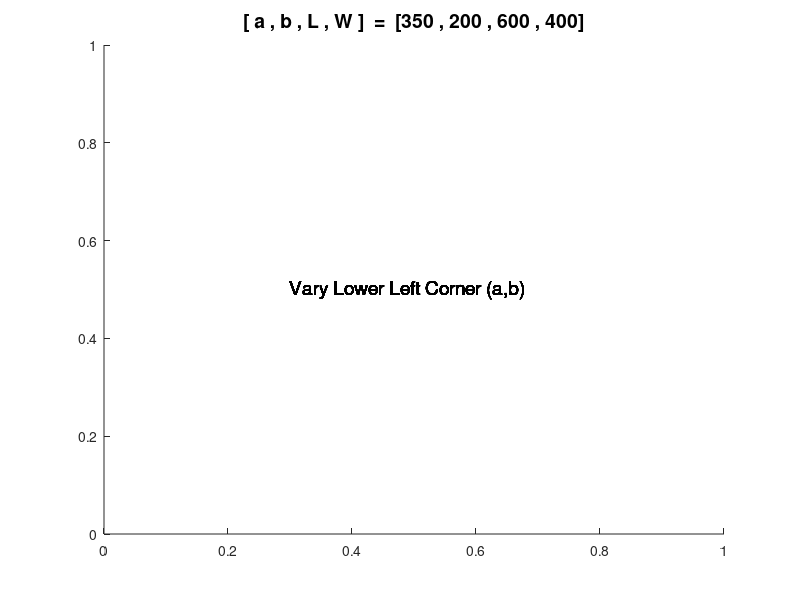
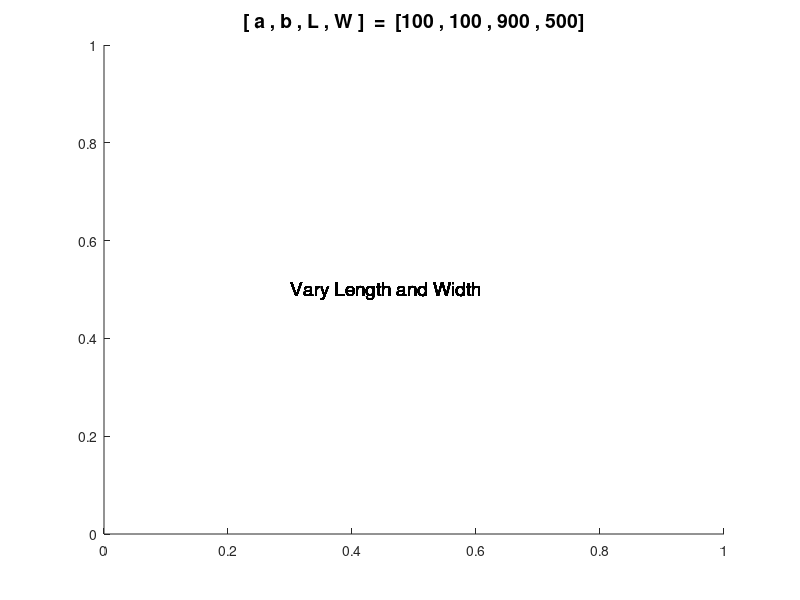

These figures' MATLAB source, in order:
% Script File: ShowPosition
% How to position the current figure window.
%
% Syntax:  set(gcf,'position',[a b L W])
%
%        (a,b) = is the lower left corner
%          L   = the horizontal length of the window
%          W   = the vertical width of the window
%
% Different screens have different dimensions.
% A window that fits on one screen may not fit on another.



% Vary the lower left corner...
close
figure
shg
L = 600;
W = 400;
for a = 50:100:350
    for b = 50:50:200
        set(gcf,'position',[a b L W])
        title(sprintf('[ a , b , L , W ]  =  [%1d , %1d , %1d , %1d]',a,b,L,W),'Fontsize',14)
        text(.3,.5,'Vary Lower Left Corner (a,b)','Fontsize',14)
        pause
    end
end

% Vary the length and width of the figure...
close
figure
shg
a = 100;
b = 100;
for L = 500:100:900
    for W = 100:100:500
        set(gcf,'position',[a b L W])
        title(sprintf('[ a , b , L , W ]  =  [%1d , %1d , %1d , %1d]',a,b,L,W),'Fontsize',14)
        text(.3,.5,'Vary Length and Width','Fontsize',14)
        pause
    end
end

